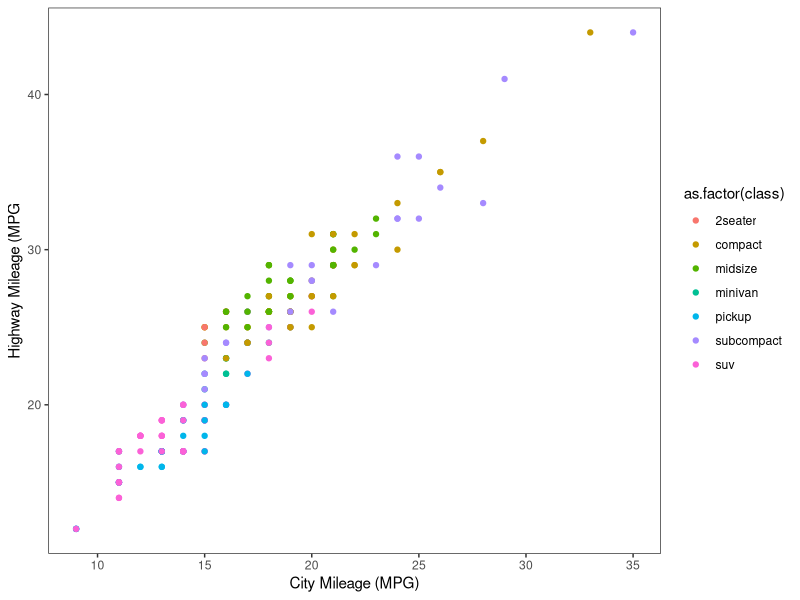
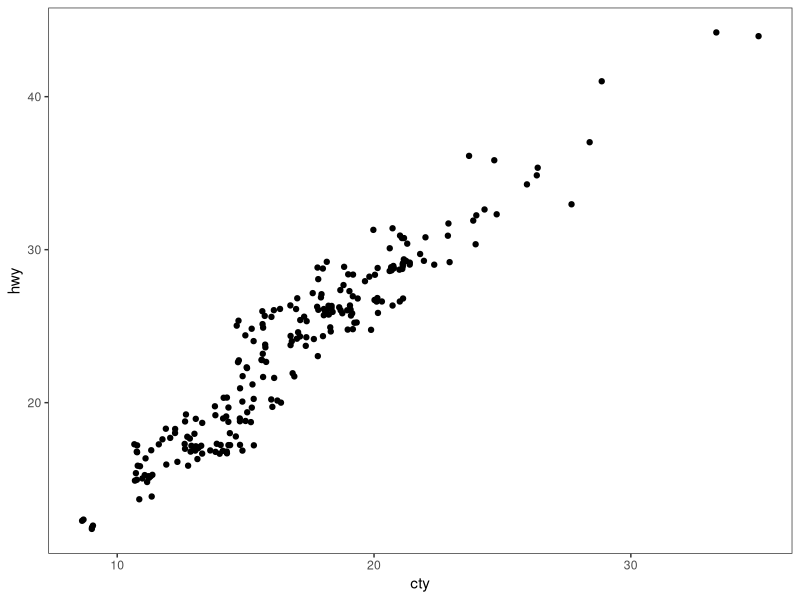
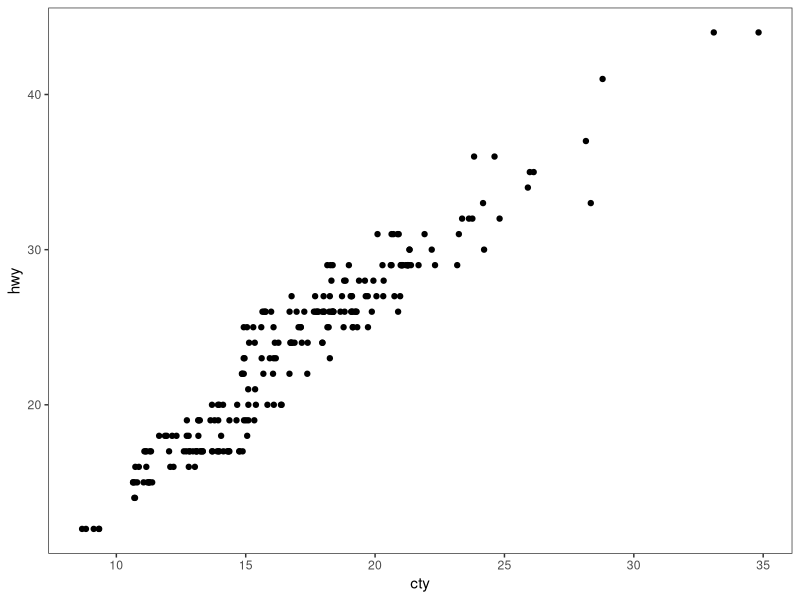
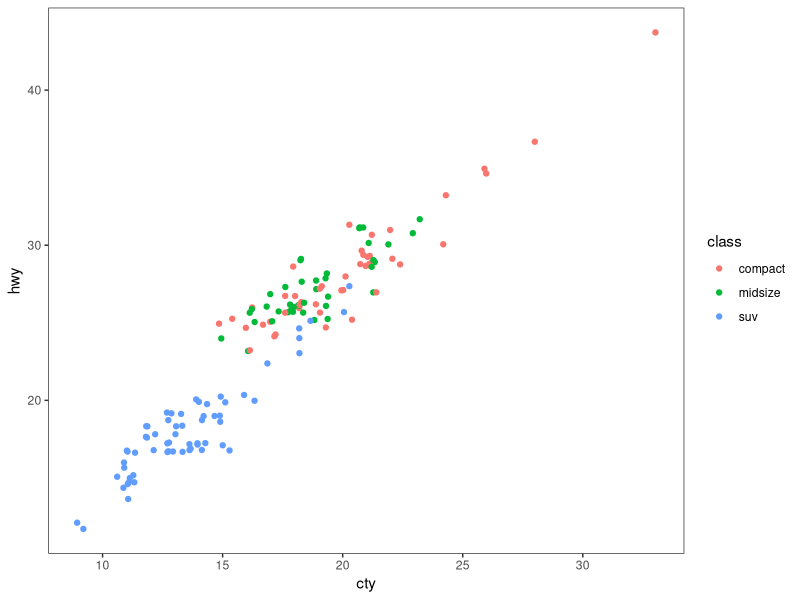
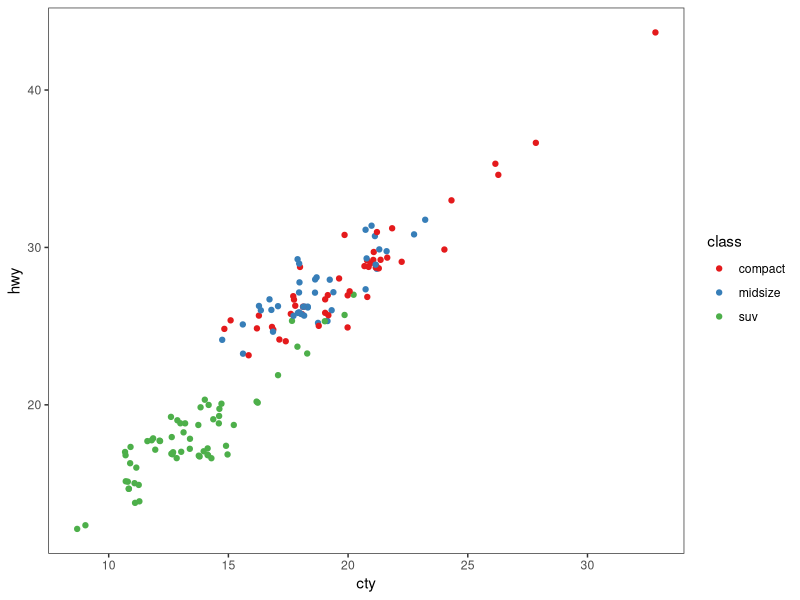
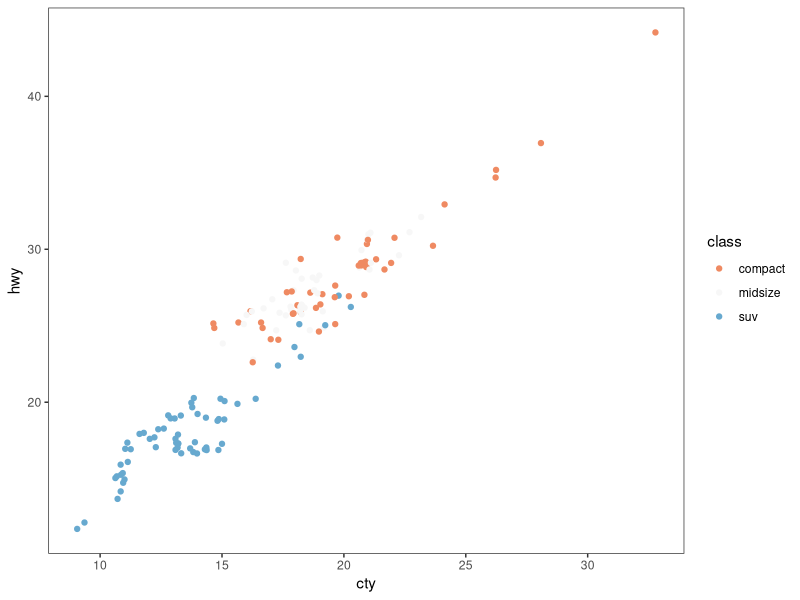
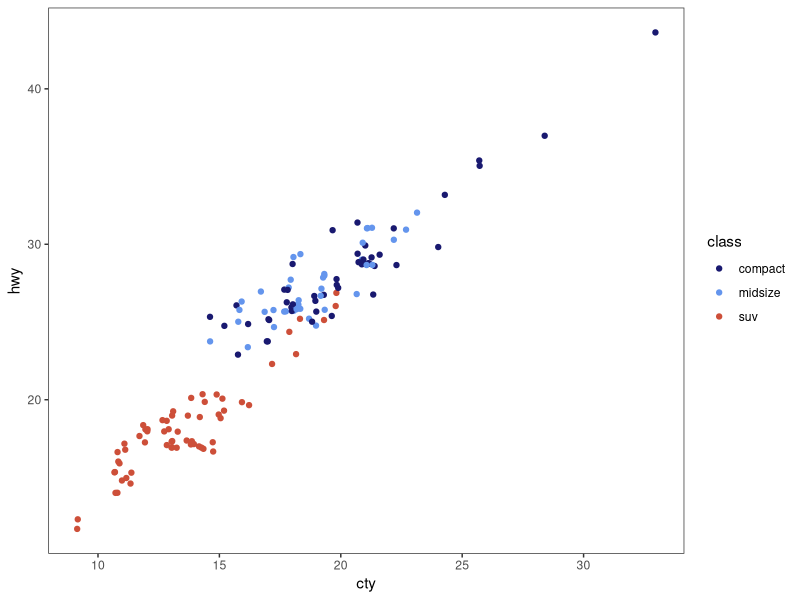
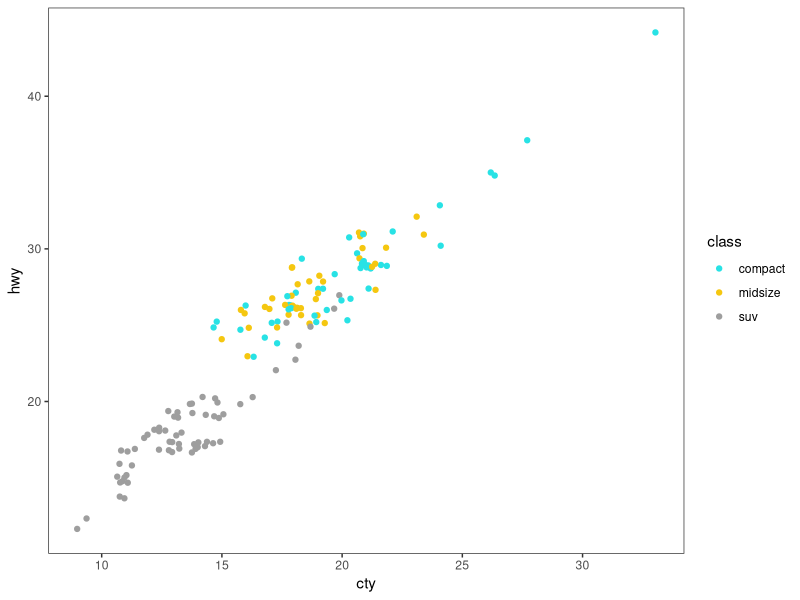

These figures' R source, in order: (Note: this script raises an error after producing the figures.)
# ---------------------------------------------------------- #
#### MODULE 3: Plot even more data!                       ####               
# ---------------------------------------------------------- #

## OBJECTIVE:
# 1. To develop a "grammar of graphics".
# 2. To become comfortable using ggplot2 for exploratory data visualization.


# ---------------------------------------------------------- #
#### SET UP:                                              ####
# ---------------------------------------------------------- #
# REMINDER: In RStudio, open the Rproject for our course (UNCG_DataWrangling), 
# pull any changes from GitHub, and navigate to the branch you created for 
# yourself (just a single branch for the whole semester) in RStudio's Git tab.
# Open this week's assignment in this new branch to complete and submit on GitHub.
# Ideally, you'll commit your answers a bit at a time as you work through
# this assignment, rather than committing all at once at the end.

# Reminder of some helpful resources for graphing in R:
# ggplot Cookbook: http://www.cookbook-r.com/Graphs/
# Official ggplot2 Book: https://ggplot2-book.org/
# Themes in ggplot2: https://ggplot2-book.org/polishing.html#themes

# In ggplot2, aesthetic means “something you can see”. Each aesthetic is a
# mapping between a visual cue and a variable.
# Examples include:
# position (i.e., on the x and y axes)
# color (“outside” color)
# fill (“inside” color)
# shape (of points)
# line type
# size

# Each type of geometric object (geom) accepts only a subset of all aesthetics.
# Refer to the geom help pages to see what mappings each geom accepts. Aesthetic
# mappings are set with the aes() function.

# TASK: We will be using the ggplot2 package for graphing. Fortunately, ggplot2 
# is nested within the tidyverse package (along with many others).
# Start by writing code to load the tidyverse library.
# HINT: see the end of assignment #1 if you forgot how to load a package.
library(tidyverse)

# TASK: Write code below to set your theme to black and white and both your major
# AND minor gridlines to element_blank for all plots you'll be making today.
# HINT: Check back to last week's assignment section 1.9 for setting themes for
# all plots.
theme_set(theme_bw())
theme_update(panel.grid.major=element_blank(),
             panel.grid.minor=element_blank())

# ---------------------------------------------------------- #
#### 1.0 CORRELATION                                      ####
# ---------------------------------------------------------- #

# We learned how to make correlations last week, but it never hurts to get
# more practice! Let's start by using a data set built into ggplot2.
# The mpg dataset looks at the gas efficiency of different cars. Run the following
# code to load the data:
data(mpg, package = "ggplot2")

# TASK: Create a scatterplot (i.e., a dot plot) to relate city and highway mileage.
# Color the points by the class of car (class column) and label the x and y axis 
# to be more informative (City Mileage (MPG) vs Highway Mileage (MPG)).
# HINT: Refer back to last week's assignment or the ggplot help resources if you 
# forget how to make a scatterplot.
ggplot(data=mpg, aes(x=cty, y=hwy))+
  geom_point(aes(color=as.factor(class)))+
  xlab("City Mileage (MPG)")+
  ylab("Highway Mileage (MPG")

# Looks alright, but the graph may be hiding some information...
# QUESTION: How many data points are in the mpg dataframe?
## there are 234 observations

# QUESTION: Approximately how many dots are in the graph you just made? How does
# that compare to the number of observations in the dataframe?
## around 80, this is much less than the number of observations

# Try another correlation-focused geom that addresses this problem by running
# the following code:
ggplot(data=mpg, aes(x=cty, y=hwy)) + 
  geom_jitter()


# QUESTION: What happened when you created the plot with geom_jitter?
## it looks like it's using all of the observations, it is also a lot more clustered rather than grid like which
## is what geom_point returned

# QUESTION: Run the code to create a plot using geom_jitter a second time. Then run it
# again and again. What happens each time? Why is this happening?
## it's shifting the data points and changing the scales of the x and y axis. it adds variation to the location
## of each point

# TASK: The default in geom_jitter is to jitter (or slightly move) the points away
# from each other in both the x and y directions. Check the help file for geom_jitter
# and write code below to make a graph where you jitter points in only the x-dimension
# by 0.5.
ggplot(data=mpg, aes(x=cty, y=hwy)) + 
  geom_jitter(height=F)

# ---------------------------------------------------------- #
#### 1.1 DETOUR! COLORS, COLORS, COLORS                   ####
# ---------------------------------------------------------- #

# Our world is so colorful, and our graphs can be too! But we want to be mindful
# of our color choices to not only be beautiful, but also informative and accessible.

# TASK: Create a new dataframe that filters our mpg data down to only information
# for car classes compact, midsize, and suv using an %in% statement. Name your 
# new dataframe mpgSubset.
# HINT: Refer back to the Transform assignment if you want help with %in% (or 
# try googling!)
mpgSubset <- mpg %>% 
  filter(mpg$class %in% c("compact", "midsize", "suv"))

# ggplot has lots of nice (and some not so nice) built-in color palettes that we 
# can use to fill our bars with color. Try running the following code:
ggplot(data=mpgSubset, aes(x=cty, y=hwy, color=class)) +
  geom_jitter()

# The code above supplies us with ggplot's default color palette, which I find not
# so pleasing. Let's try to change this!

# We can add a statement specifying the scale of colors we would prefer. One way
# to do this is to use other pre-set palettes from ggplot. Run the code below to 
# ask ggplot to use the color brewer's palette called Set 1.
ggplot(data=mpgSubset, aes(x=cty, y=hwy, color=class)) +
  geom_jitter() +
  scale_color_brewer(palette="Set1")

# Alternatively, we could use the "RdBu" palette:
ggplot(data=mpgSubset, aes(x=cty, y=hwy, color=class)) +
  geom_jitter() +
  scale_color_brewer(palette="RdBu")

# QUESTION: Investigate the color brewer's range of palettes at this website: 
# https://r-graph-gallery.com/38-rcolorbrewers-palettes.html
# What do you notice about the colors chosen from each of the palettes that we
# used above? (i.e., does it use the first three colors in the palette? The last
# three? Some other combination?)
## Set1 used the first three colors
## RdBu used the middle three colors it looks like

# We could also pick out EXACTLY which colors we want for our figure. 
# There are 4 main ways to specify colors in R:
### by name
### by number
### by Hex code
### with the rgb() function

# By Name: R allows you to call more than 600 colors by name! Run the following
# code to see a list:
colors()

# We can put in the colors we chose for each variable by adding the 
# scale_color_manual() function to our plot. Try it out by running the following
# code:
ggplot(data=mpgSubset, aes(x=cty, y=hwy, color=class)) +
  geom_jitter() +
  scale_color_manual(values=c('midnightblue', 'cornflowerblue', 'tomato3'))


# You can also chose colors by number, which are assigned in R.

# TASK: Copy and paste the code to make our scatterplot and replace the color names
# with three numbers of your choice (between 1 and 657). How does your new figure look?
# HINT: remember to remove the quotation marks when calling numbers.
ggplot(data=mpgSubset, aes(x=cty, y=hwy, color=class)) +
  geom_jitter() +
  scale_color_manual(values=c(5, 23, 200))

# QUESTION: How do you think you could figure out which color name belongs to
# each color number?
# HINT: Try creating a dataframe from color() by passing it into the
# as.data.frame() function.

# You can also chose colors by Hex code. A Hex color code is a 6-symbol code made
# of up to three 2-symbol elements (6 symbols in length all together). Each of 
# the 2-symbol elements represents a color value in the Red-Green-Blue (RGB) color
# scale from 0 to 255. Hex codes are written with a # in front of them. Let's try
# out calling our colors using hex code.
ggplot(data=mpgSubset, aes(x=cty, y=hwy, color=class)) +
  geom_jitter() +
  scale_color_manual(values=c('#191970', '#6495ED', '#FF6347'))

# There are two great things about hex codes. First, you can call ANY color you 
# want with a hex code. That is, you're not limited to the 657 colors that are
# in ggplot. By specifying the color by hex code, you can pick literally anything!

# TASK: Google the search term "color picker". This should bring up google's color
# picker (in addition to a billion other color picking websites). Use this color
# picker to generate the hex codes for three new colors of your choice. Then copy
# and paste the above code, replacing the hex codes with your color choices.
ggplot(data=mpgSubset, aes(x=cty, y=hwy, color=class)) +
  geom_jitter() +
  scale_color_manual(values=c('#d99aec', '#9aecd0', '#9ab5ed'))

# The second great thing about hex codes is that you can control the transparency
# of your colors. Transparency is set in a hex code by adding two extra symbols
# to the end, which together make up the "alpha" element. Adding 00 to the end 
# of your hex code will make your color completely transparent, while adding FF 
# to the end will make it completely opaque. Any number/letters in-between will 
# result in partial transparency. You can find a complete list of transparencies
# between 0-100% here: https://gist.github.com/lopspower/03fb1cc0ac9f32ef38f4

# TASK: Try out transparency by copying and pasting your graph code below and
# adding the alpha element to the end of each of your hex codes to make your
# first color 0% transparent, your second color 50% transparent, and your third
# color 100% transparent.
ggplot(data=mpgSubset, aes(x=cty, y=hwy, color=class)) +
  geom_jitter() +
  scale_color_manual(values=c('#d99aec00', '#9aecd080', '#9ab5edFF'))

# QUESTION: What happened to the point that you set to 100% transparent?
## it isn't visible

# Finally, we can set our colors using the rgb() function. This operates very
# similarly to the hex code, where you can pick exactly the color and transparency
# you want. Try it out by running the following code:
ggplot(data=mpgSubset, aes(x=cty, y=hwy, color=class)) +
  geom_jitter() +
  scale_color_manual(values=c(rgb(.10, .10, .44, .5), rgb(.39, .58, .93, .5), rgb(1.0, .39, .28, .5)))

# TASK: Modify the above code to make all of your points 50% transparent.

# There are so many inventive and artistic people in the world who have expanded
# the offerings for colors in ggplot. Check out some notable ones listed below
# when choosing colors for this assignment.
### Color-blind friendly palettes: https://github.com/JLSteenwyk/ggpubfigs
### Color palettes from vintage National Parks posters: https://github.com/katiejolly/nationalparkcolors
### Color palettes based on Wes Anderson movies: https://github.com/karthik/wesanderson
### Color palettes from famous Dutch paintings: https://github.com/EdwinTh/dutchmasters


# ---------------------------------------------------------- #
#### 1.2 DETOUR! LEGENDS                                  ####
# ---------------------------------------------------------- #

# When you specify colors in your ggplot code, R throws in a bonus legend for free!
# However, this legend is often not as clear or visually appealing as we might 
# prefer. But as with all geometric objects in ggplot, legends can be easily altered.

# Run the following code to create a scatter plot. Feel free to modify the colors
# as you prefer!
ggplot(data=mpgSubset, aes(x=cty, y=hwy, color=class)) +
  geom_jitter()

# QUESTION: Where did ggplot get the legend title and values from?
## the legend values are from the class of vehicle and the title is the title of the class column

# We could change the title and values in our legend by altering the dataframe
# we are passing into ggplot. But that seems a bit drastic. Instead, we can 
# lean on the same code that specifies our color picks to alter the legend text.
# Try it out by running the following code:
ggplot(data=mpgSubset, aes(x=cty, y=hwy, color=class)) + 
  geom_jitter() + 
  scale_color_manual(values=c('#FCBA03', '#380754', '#496916'), # assigning the colors
                     name='Class of Car', # specifying the legend title
                     breaks=c('suv', 'midsize', 'compact'), # setting the order of values in the legend
                     labels=c('SUV', 'Midsize', 'Compact')) # renaming the values in the legend


# TASK: Label each line of the code above with what it is doing.
# HINT: Check the scale_color_manual help file or ggplot Cookbook for more info.


# IMPORTANT: It is important to pay attention to the order you provide ggplot with 
# your color choices and legend labels! Try running the following code:
ggplot(data=mpgSubset, aes(x=cty, y=hwy, color=class)) + 
  geom_jitter() + 
  scale_color_manual(values=c('#FCBA03', '#380754', '#496916'), 
                     name='Class of Car', 
                     breaks=c('suv', 'midsize', 'compact'), 
                     labels=c('Compact', 'SUV', 'Midsize')) 


# QUESTION: What is wrong with the code above? Why is it so important to be
# careful with the order you pass information into ggplot?
## the labels we set on the last line of code are in the wrong order. 
## ggplot ignored the order we set using breaks and ordered the values by the labels=c()


# While changing the legend text and factor order takes place in the scale_color_manual
# step, moving the legend around on the graph page is part of the graph theme. We
# can try this out using the code below:
ggplot(data=mpgSubset, aes(x=cty, y=hwy, color=class)) + 
  geom_jitter() + 
  theme(legend.position='bottom')


# TASK: Modify the code above to have the legend display along the bottom of
# the figure.


# We can also have the legend located within the area of the graph itself! We can 
# do this by specifying the coordinates for where the legend should go within the
# graph axes. First we set the legend position and then we set the anchoring 
# position by justifying the legend.
### bottom left: 0,0
### bottom right: 1,0
### top left: 0,1
### top right: 1,1

# Try it out by running the following code:
ggplot(data=mpgSubset, aes(x=cty, y=hwy, color=class)) + 
  geom_jitter() + 
  theme(legend.position=c(1,0), legend.justification=c(1,0))

# QUESTION: What happens if you don't include the code for legend justification
# above?
## it doesn't stay within the bounds of the graph

# TASK: Copy and paste the code from above. Modify it to place the legend in the
# upper left part of the graph.
ggplot(data=mpgSubset, aes(x=cty, y=hwy, color=class)) + 
  geom_jitter() + 
  theme(legend.position=c(0,1), legend.justification=c(0,1))

# Finally, we might want to remove the legend altogether! We would do so by
# modifying the theme as well. 

# TASK: Check the ggplot cookbook to find the legends section. Read what it says 
# about removing the legend. Then copy and paste the graph code from above. Modify
# the code to remove the legend.
ggplot(data=mpgSubset, aes(x=cty, y=hwy, color=class)) + 
  geom_jitter() + 
  theme(legend.position = "none")

# ---------------------------------------------------------- #
#### 2.0 DEVIATION                                        ####
# ---------------------------------------------------------- #

# Used to compare variation in values between small number of items (or categories) 
# with respect to a fixed reference.

# Whether the graphical type is a deviation graph or a composition graph (or a 
# ranking graph) may depend on the underlying data structure.

# We used geom_bar() last week with factor data to create a bar graph. But
# geom_bar() is a bit tricky because it can make EITHER a bar graph or a histogram
# depending on the data you give it. The default of geom_bar() is to set stat to 
# count so if you give it just a continuous x value, it will make a histogram. Try
# it with the following code:
ggplot(data=mpg, aes(x=hwy)) + 
  geom_bar()

# In order to have the geom create bars and not a histogram, you must:
# 1) Set stat = identity
# 2) Provide both an x and a y inside the aes(), where x is either a character 
# or factor and y is numeric.

# TASK: Create a dataframe of summary statistics for the mpg data, calculating the
# mean, standard deviation, and standard error for highway mpg grouping by class.
# Name the resulting dataframe highwayMPG and your new variables hwy_mean, hwy_sd,
# and hwy_se.
# HINT: Look back at the Transform assignment if you forget how to summarize the
# data. Also recall, standard error = 1.96*standard deviation.
highwayMPG <- mpg %>% 
  group_by(class) %>% 
  summarise(across(.cols="hwy",
                 .fns=list(mean=mean, sd=sd))) %>% 
  mutate(hwy_se=hwy_sd*1.96)

# TASK: Create a bar graph showing the average highway MPG on the y-axis and 
# car class on the x-axis. Fill the bars by class. Add in error bar caps that are 20%
# the width pf the bars.
# HINT: Don't forget to change stat from the default in your geom_bar() statement!
ggplot(data=highwayMPG, aes(x=class, y=hwy_mean))+
  geom_bar(aes(fill=as.factor(class)), stat="identity")+
  geom_errorbar(width=.2, aes(ymin=hwy_mean-hwy_se, ymax=hwy_mean+hwy_se))

# ---------------------------------------------------------- #
#### 2.1 DETOUR! COLORS AND LEGENDS, AGAIN                ####
# ---------------------------------------------------------- #

# Recall that some geometric elements require fills instead of (or sometimes in
# addition to) colors.

# TASK: Create a bar graph with the mpg summary stats with the following parameters:
# (1) Black bar outline
# (2) Bars filled with the color brewer palette "Dark2" using the scale_fill_manual
#     statement
# (3) No legend
# (4) Informative x- and y-axis labels. 

# HINT: Carefully consider whether your color and/or fill should go within an aes() 
# statement, the scale_fill_manual or scale_color_manual statements, or neither.
# If in doubt, try a bunch of ways until it looks how we want it. And consult 
# your helpful ggplot resources on the web.
ggplot(data=highwayMPG, aes(x=class, y=hwy_mean))+
  geom_bar(aes(fill=as.factor(class)),stat="identity", color="black")+
  scale_fill_brewer(palette="Dark2")+
  geom_errorbar(width=.2, aes(ymin=hwy_mean-hwy_se, ymax=hwy_mean+hwy_se))+
  theme(legend.position="none")+
  xlab("Vehicle Class")+
  ylab("Average Highway Mileage (mpg)")

# ---------------------------------------------------------- #
#### 2.2 DETOUR! AXIS MODIFICATIONS                       ####
# ---------------------------------------------------------- #

# Run the following code, feeling free to modify colors as you prefer:
ggplot(data=highwayMPG, aes(x=class, y=hwy_mean, fill=class)) +
  geom_bar(stat='identity') 

# QUESTION: Where is ggplot getting the x-axis tick labels from?
## the different values in the class column

# Often our tick labels are not the best. We can modify them to be more informative
# or visually appealing by directly modifying the dataframe, but again this feels
# a bit extreme. Instead, we can directly modify the scale of the axis. For axes
# that deal with categories, we are setting the discrete scale. Try it out by
# running the following code:
ggplot(data=highwayMPG, aes(x=class, y=hwy_mean, fill=class)) +
  geom_bar(stat='identity') +
  scale_x_discrete(labels=c('sport', 'compact', 'midsize', 'minivan', 'pickup', 'subcompact', 'SUV'))

# We can also change the scale of the continuous axes, including how large they are
# and where the tick marks fall as follows:
ggplot(data=highwayMPG, aes(x=class, y=hwy_mean, fill=class)) +
  geom_bar(stat='identity') +
  scale_y_continuous(breaks=seq(0, 50, 10)) +
  coord_cartesian(ylim=c(0,50))

# QUESTION: Try running the code above without the coord_cartesian() statement. 
# What is surprising about the resulting graph? Based on this result, what do you
# think the coord_cartesian() statement does?
## it fits the graph to the tallest bars. the coord_cartesian() statement fixes the size of the y-axis scale

# We can also add a statement into the scale discrete or continuous statements
# to name our axes, rather than putting in a whole separate step of xlab() or ylab().
# Try it out with the following code:
ggplot(data=highwayMPG, aes(x=class, y=hwy_mean, fill=class)) +
  geom_bar(stat='identity') +
  scale_x_discrete(name='Class of Car') +
  scale_y_continuous(name='Mean Highway MPG')


# Finally, we can flip our axes easily in ggplot as follows:
ggplot(data=highwayMPG, aes(x=class, y=hwy_mean, fill=class)) +
  geom_bar(stat='identity') +
  coord_flip()


# TASK: Let's put it all together. Make a graph of the mpg summary stats with the
# following specifications:
# (1) color by class of car using a color scheme of your choice (not the default)
# (2) plot the class of car on the x-axis and the highway MPG on the y axis
# (3) include better names for the x- and y-axis titles
# (4) include better names for the car classes
# (5) set the scale of the highway mpg to run from 0 to 30 with breaks every 5 
# (6) flip your axes
# (7) remove the legend
ggplot(data=highwayMPG, aes(x=class, y=hwy_mean, fill=class))+
  geom_bar(stat="identity")+
  scale_fill_brewer(palette="Set2")+
  scale_x_discrete(labels=c("2 Seater", "Compact", "Midsize", "Minivan", "Pickup", "Subcompact", "SUV"),
                   name = "Car Class")+
  scale_y_continuous(breaks=seq(0, 30, 5),
                     name = "Average Highway Mileage (mpg)") +
  coord_cartesian(ylim=c(0,30))+
  coord_flip()+
  theme(legend.position = "none")

# ---------------------------------------------------------- #
#### 3.0 RANKING                                          ####
# ---------------------------------------------------------- #
# Used to compare the position or performance of multiple items with respect to 
# each other. Actual values matters somewhat less than the ranking.

# TASK: Create a dataframe of summary statistics for the mpg data, calculating the
# mean, standard deviation, and standard error for CITY mpg grouping by class.
# Name the resulting dataframe cityMPG and your new variables city_mean, city_sd,
# and city_se.
# HINT: Look back at the Transform assignment if you forget how to summarize the
# data. Also, standard error = 1.96*standard deviation.
cityMPG <- mpg %>% 
  group_by(class) %>% 
  summarise(across(.cols="cty",
                   .fns=list(mean=mean, sd=sd))) %>% 
  mutate(cty_se=cty_sd*1.96)+
  ungroup()

# Now we want to plot our data in order from smallest to largest city MPG to get
# a ranking. To do so, we need to use the reorder() function to rearrange the data
# going into our x-axis.
ggplot(cityMPG, aes(x=reorder(class, cty_mean), y=cty_mean)) + 
  geom_bar(stat="identity")

# TASK: Recreate the above ranking figure to include the following:
# (1) class of car on the x-axis with informative axis and tick labels
# (2) MPG ordered from highest to lowest (hint: try google if you're unsure)
# (3) bars with dary grey outlines and filled by class with your favorite color scheme
# (4) error bars with end caps 30% the width of the bars
# (5) y-axis from 0 to 30 with tick marks every 5
# (6) no legend.
ggplot(cityMPG, aes(x=reorder(class, cty_mean, decreasing = T), y=cty_mean, fill=class)) + 
  geom_bar(stat="identity")+
  scale_x_discrete(name = "Vehicle Class",
                   labels = c("Pickup", "SUV", "2 Seater", "Minivan", "Midsize", "Compact", "Subcompact"))+
  scale_fill_brewer(palette="Set3")+
  geom_errorbar(width=.3, aes(ymin=cty_mean-cty_se, ymax=cty_mean+cty_se))+
  scale_y_continuous(breaks=seq(0, 30, 5),
                     name = "Average City Mileage (mpg)") +
  coord_cartesian(ylim=c(0,30))+
  theme(legend.position = "none")
  

# ---------------------------------------------------------- #
#### 4.0 DISTRIBUTION                                     ####
# ---------------------------------------------------------- #
# When you have lots and lots of data points and want to study where and how the
# data points are distributed.

# Histograms can be accomplished with either geom_bar() or geom_histogram()
ggplot(mpg, aes(hwy)) + 
  geom_histogram()

# TASK: Recreate the graph above, but using geom_bar() instead
ggplot(mpg, aes(hwy))+
  geom_histogram()

# TASK: Try making a histogram with the categorical variable 'manufacturer'.
# What error message do you get?
ggplot(mpg, aes(manufacturer))+
  geom_histogram()
## it requires a continuous x aesthetic

# QUESTION: What happens when you follow the advice of the error message and 
# make stat='count'?
ggplot(mpg, aes(manufacturer)) + 
  geom_histogram(stat="count")


# TASK: Make a boxplot comparing the distribution of cty (city mileage) for
# each class of car.
# HINT: Look back to last week if you forget how to make a boxplot.
ggplot(data=mpg, aes(x=class, y=cty))+
  geom_boxplot()


# We can also make a different type of distribution, a violin plot using the 
# geom_violin statement as follows:
ggplot(mpg, aes(x=class, y=cty)) + 
  geom_violin()

# QUESTION: What does a violin plot show? Check google if you're unsure.
## it shows the approximate frequency of data points in each region

# ---------------------------------------------------------- #
#### 5.0 COMPOSITION                                      ####
# ---------------------------------------------------------- #
# Bar charts and pie charts are classic ways of showing composition of a dataset.

# TASK: Let's get some data for this task by determining the number of cars from 
# each car manufacturer in our mpg dataframe. We can do this as follows:
manufacturerFreq <- mpg %>% 
  group_by(manufacturer) %>% 
  summarize(frequency=length(manufacturer)) %>% 
  ungroup()

# TASK: Make a bar graph of the number of cars (frequency) by manufacturer using
# the dataframe we created above.
ggplot(data=manufacturerFreq, aes(x=manufacturer, y=frequency))+
  geom_bar(stat="identity")


# We can switch the bar chart you created above into a pie chart simply by changing
# the coordinate system through a series of steps as follows:

ggplot(manufacturerFreq, aes(x=manufacturer, y=frequency)) +
  geom_bar(stat="identity") +
  coord_polar()

ggplot(manufacturerFreq, aes(x=manufacturer, y=frequency, fill=manufacturer)) +
  geom_bar(stat="identity") +
  coord_polar()

ggplot(manufacturerFreq, aes(x="", y=frequency, fill=manufacturer)) +
  geom_bar(stat="identity", width=1) +
  coord_polar()

ggplot(manufacturerFreq, aes(x="", y=frequency, fill=manufacturer)) +
  geom_bar(stat="identity", width=1) +
  coord_polar(theta="y")

ggplot(manufacturerFreq, aes(x="", y=frequency, fill=manufacturer)) +
  geom_bar(stat="identity", width=1) + 
  coord_polar(theta="y", start=0) +  
  theme_void() + 
  theme(legend.title = element_text(size = 12.5), 
        legend.text  = element_text(size = 8.5), 
        legend.key.size = unit(.75, "lines")) 

# TASK: Annotate the code below to describe what each line does:
ggplot(manufacturerFreq, aes(x="", y=frequency, fill=manufacturer)) +
  geom_bar(stat="identity", width=1) + # width turned it into a ring like chart
  coord_polar(theta="y", start=0) + # theta y turned it into pie slices
  theme_void() + # took away the graph lines and axis labels
  theme(legend.title = element_text(size = 12.5), # editing the legend title size
        legend.text  = element_text(size = 8.5), # editing the legend text size
        legend.key.size = unit(.75, "lines")) # changing the legend size


# ---------------------------------------------------------- #
#### 6.0 CHANGE                                           ####
# ---------------------------------------------------------- #

# Time series are often best visualized with line graphs. Let's try this out
# with some new data:
data("economics")

# TASK: Use the economics dataset to plot the number of people who are unemployed
# over time (unemploy vs date). Make a scatterplot, then connect the points with 
# lines using geom_line().
# HINT: use ?economics to get more information about this dataset.
ggplot(data=economics, aes(x=date, y=unemploy))+
  geom_point()+
  geom_line()



# ---------------------------------------------------------- #
#### GROUPS AND MAPS                                      ####
# ---------------------------------------------------------- #

# Let's save these for group project options, this assignment is really long!









# REMEMBER: Save and push your script when you're done with this assignment!
